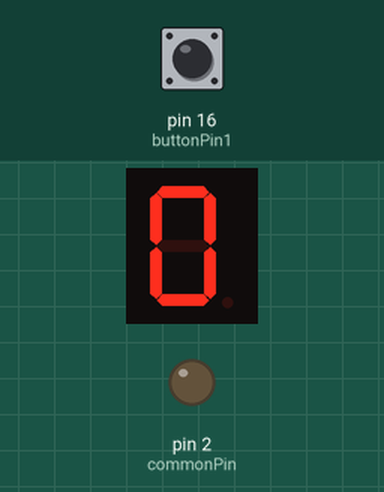
This sketch was run on a simulated Arduino Uno, built with avr-gcc and run on an emulated ATmega328P. On the bench: 1-digit seven-segment display, output pins drawn as LEDs (lit = HIGH). Wiring (inferred from the names in the program): 1-digit 7-segment display, segments lit when HIGH: segments pin 6, pin 7, pin 8, pin 9, pin 10, pin 11, pin 12. The inputs (shaded band) are chosen by the test bench; at power-on: pin 16 (buttonPin1) HIGH. The segment pins are drawn as the display they are named for; pins used as bus, display or sensor lines are not drawn.

Above: at 1.2 s.
1.3 s: pin 16 (buttonPin1) pulled LOW for 0.15 s
At 2.5 s:
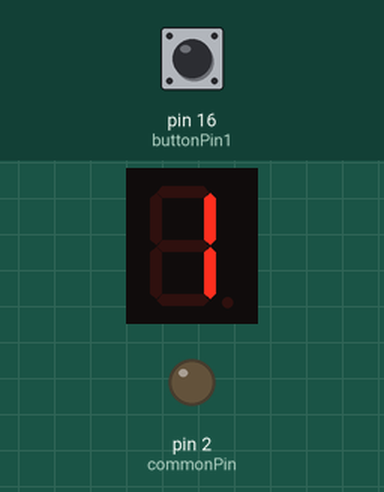
2.9 s: pin 16 (buttonPin1) pulled LOW for 1 s
At 3.9 s:
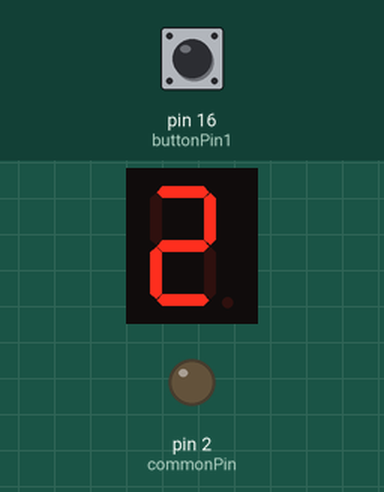
5.4 s: pin 16 (buttonPin1) pulled LOW for 0.15 s
At 5.8 s:
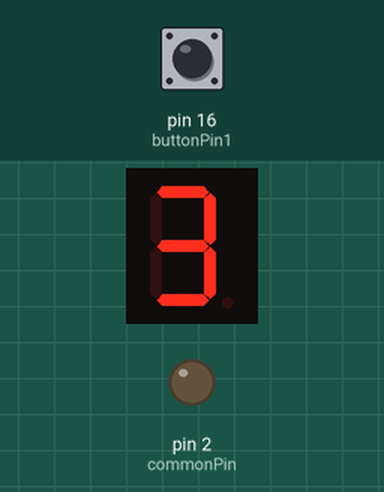
7.0 s: pin 16 (buttonPin1) pulled LOW for 1 s
At 8.2 s:
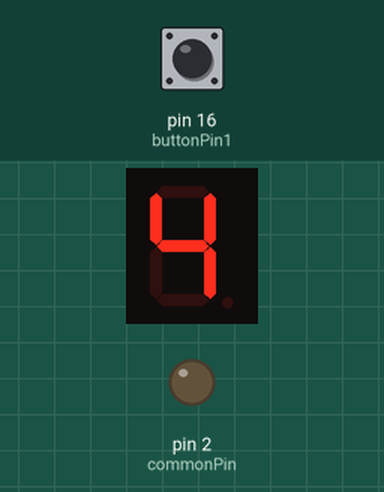
Timing chart, 0 to 10.0 s (numbered marks = the images above; inputs shaded):
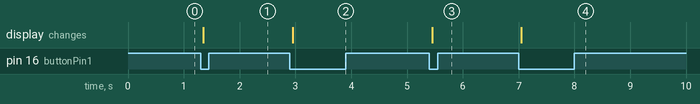

The sketch:

7-Segment_Display.ino
```cpp
const int buttonPin1 = 16;
const int segmentPins[] = {6, 7, 8, 9, 10, 11, 12}; // a, b, c, d, e, f, g
const int commonPin = 2; // Assuming Common Cathode/Anode control

// 16 rows (0-F), 7 columns (segments a-g)
bool display_data[16][7] = {
  {1, 1, 1, 1, 1, 1, 0}, // 0
  {0, 1, 1, 0, 0, 0, 0}, // 1
  {1, 1, 0, 1, 1, 0, 1}, // 2
  {1, 1, 1, 1, 0, 0, 1}, // 3
  {0, 1, 1, 0, 0, 1, 1}, // 4
  {1, 0, 1, 1, 0, 1, 1}, // 5
  {1, 0, 1, 1, 1, 1, 1}, // 6
  {1, 1, 1, 0, 0, 0, 0}, // 7
  {1, 1, 1, 1, 1, 1, 1}, // 8
  {1, 1, 1, 1, 0, 1, 1}, // 9
  {1, 1, 1, 0, 1, 1, 1}, // A
  {0, 0, 1, 1, 1, 1, 1}, // b
  {1, 0, 0, 1, 1, 1, 0}, // C
  {0, 1, 1, 1, 1, 0, 1}, // d
  {1, 0, 0, 1, 1, 1, 1}, // E
  {1, 0, 0, 0, 1, 1, 1}  // F
};

int buttonState[4] = {HIGH, HIGH, HIGH, HIGH};
int lastButtonState[4] = {HIGH, HIGH, HIGH, HIGH};
int count = 0;

unsigned long lastDebounceTime = 0;
unsigned long debounceDelay = 50;

void setup() {
  pinMode(buttonPin1, INPUT_PULLUP);
  pinMode(commonPin, OUTPUT);
  digitalWrite(commonPin, LOW); // Set common pin (GND for Common Cathode)

  for (int i = 0; i < 7; i++) {
    pinMode(segmentPins[i], OUTPUT);
  }
}

void loop() {
  // Check for button press
  if (Debounce(buttonPin1, 0) == LOW) {
    count++;
    if (count > 15) {
      count = 0;
    }
  }

  // Update Display
  for (int i = 0; i < 7; i++) {
    digitalWrite(segmentPins[i], display_data[count][i]);
  }
}

boolean Debounce(int button, int ch) {
  int reading = digitalRead(button);

  if (reading != lastButtonState[ch]) {
    lastDebounceTime = millis();
  }

  if ((millis() - lastDebounceTime) > debounceDelay) {
    if (reading != buttonState[ch]) {
      buttonState[ch] = reading;
      if (buttonState[ch] == LOW) {
        lastButtonState[ch] = reading;
        return LOW;
      }
    }
  }

  lastButtonState[ch] = reading;
  return HIGH;
}
```

Measured:
- after the input at 1.3 s, the display: changes after 0.05 s (image 1)
- after the input at 2.9 s, the display: changes after 0.05 s (image 2)
- after the input at 5.4 s, the display: changes after 0.05 s (image 3)
- after the input at 7.0 s, the display: changes after 0.05 s (image 4)
